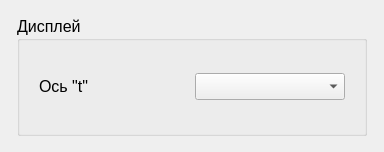
<?xml version="1.0" encoding="UTF-8"?>
<ui version="4.0">
 <class>FrmDisplay</class>
 <widget class="QFrame" name="FrmDisplay">
  <property name="geometry">
   <rect>
    <x>0</x>
    <y>0</y>
    <width>384</width>
    <height>148</height>
   </rect>
  </property>
  <property name="windowTitle">
   <string>Frame</string>
  </property>
  <layout class="QGridLayout" name="gridLayout_3">
   <item row="0" column="0">
    <layout class="QGridLayout" name="gridLayout">
     <property name="leftMargin">
      <number>5</number>
     </property>
     <property name="topMargin">
      <number>5</number>
     </property>
     <property name="rightMargin">
      <number>5</number>
     </property>
     <property name="bottomMargin">
      <number>5</number>
     </property>
     <item row="0" column="0">
      <widget class="QGroupBox" name="groupBox">
       <property name="sizePolicy">
        <sizepolicy hsizetype="Fixed" vsizetype="Fixed">
         <horstretch>0</horstretch>
         <verstretch>0</verstretch>
        </sizepolicy>
       </property>
       <property name="minimumSize">
        <size>
         <width>350</width>
         <height>120</height>
        </size>
       </property>
       <property name="font">
        <font>
         <pointsize>12</pointsize>
        </font>
       </property>
       <property name="title">
        <string>Дисплей</string>
       </property>
       <layout class="QGridLayout" name="gridLayout_2">
        <item row="0" column="0">
         <layout class="QGridLayout" name="gridLayout_Display">
          <property name="leftMargin">
           <number>10</number>
          </property>
          <property name="topMargin">
           <number>10</number>
          </property>
          <property name="rightMargin">
           <number>10</number>
          </property>
          <property name="bottomMargin">
           <number>10</number>
          </property>
          <item row="0" column="0">
           <widget class="QLabel" name="labelTimebase">
            <property name="text">
             <string>Ось &quot;t&quot;</string>
            </property>
           </widget>
          </item>
          <item row="0" column="1">
           <widget class="QComboBox" name="comboBoxTimebase"/>
          </item>
         </layout>
        </item>
       </layout>
      </widget>
     </item>
    </layout>
   </item>
  </layout>
 </widget>
 <resources/>
 <connections/>
</ui>
